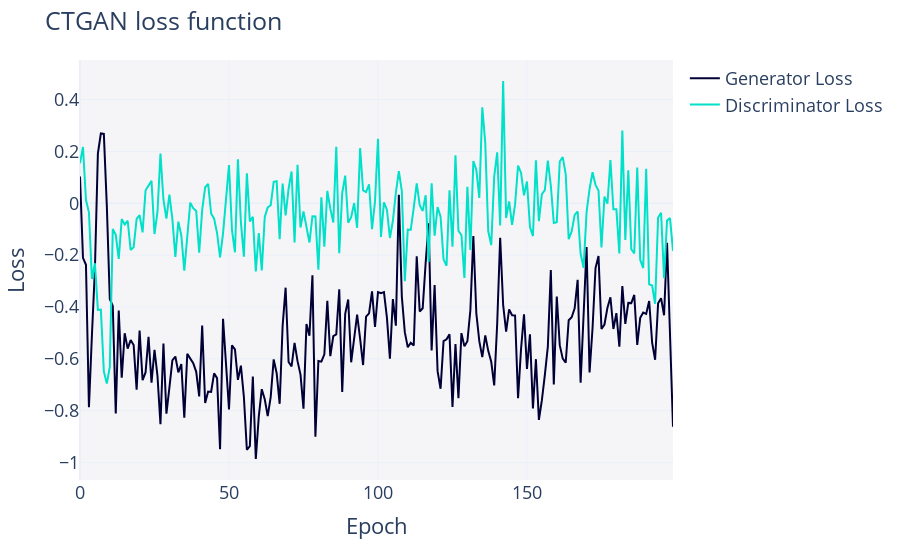

This figure's notebook cell:
### Code cell
fig = synthesizer.get_loss_values_plot()
fig.show()

### Figure 1 — Plotly figure (JSON) as saved in the notebook; plotly's stock layout.template omitted (floating-point values rounded to 4 significant figures; data arrays with more than 128 entries replaced by an {"elided": "..."} marker saying what was removed)
{"data": [{"hovertemplate": "variable=Generator Loss<br>Epoch=%{x}<br>value=%{y}<extra></extra>", "legendgroup": "Generator Loss", "line": {"color": "#000036", "dash": "solid"}, "marker": {"symbol": "circle"}, "mode": "lines", "name": "Generator Loss", "orientation": "v", "showlegend": true, "x": {"elided": "200 int values"}, "xaxis": "x", "y": {"elided": "200 float values"}, "yaxis": "y", "type": "scatter"}, {"hovertemplate": "variable=Discriminator Loss<br>Epoch=%{x}<br>value=%{y}<extra></extra>", "legendgroup": "Discriminator Loss", "line": {"color": "#01E0C9", "dash": "solid"}, "marker": {"symbol": "circle"}, "mode": "lines", "name": "Discriminator Loss", "orientation": "v", "showlegend": true, "x": {"elided": "200 int values"}, "xaxis": "x", "y": {"elided": "200 float values"}, "yaxis": "y", "type": "scatter"}], "layout": {"xaxis": {"anchor": "y", "domain": [0.0, 1.0], "title": {"text": "Epoch"}}, "yaxis": {"anchor": "x", "domain": [0.0, 1.0], "title": {"text": "Loss"}}, "legend": {"title": {"text": ""}, "tracegroupgap": 0, "orientation": "v"}, "margin": {"t": 60}, "font": {"size": 18}, "plot_bgcolor": "#F5F5F8", "title": {"text": "CTGAN loss function"}}}
